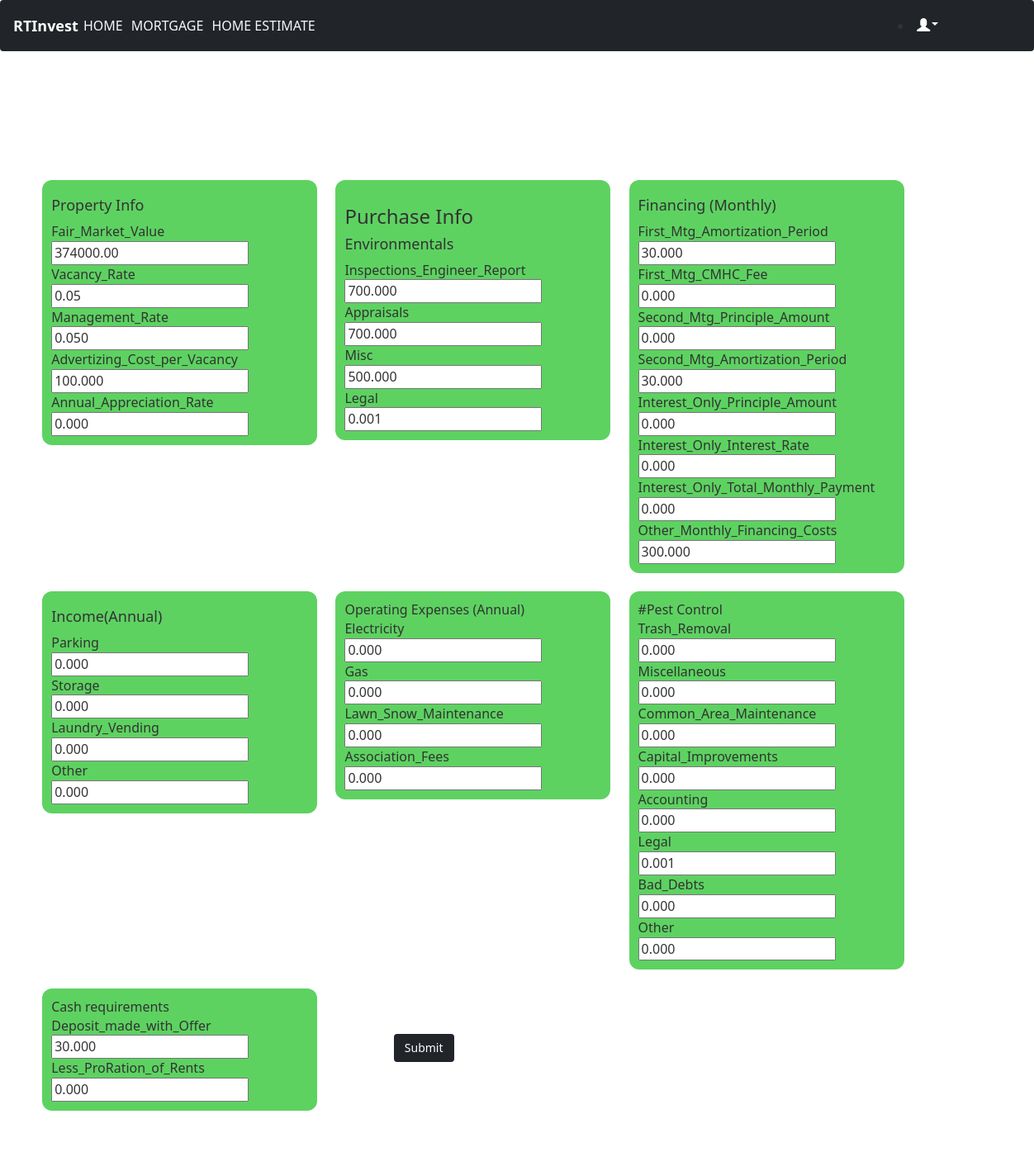
/prefrence/ (signed in), run on the app's committed database.
### UserPrefrences/models.py (models this page shows, shortened)
class Property_Info(models.Model):
    user= models.OneToOneField(to=User, on_delete=models.CASCADE)
    Fair_Market_Value = models.DecimalField(max_digits=10, decimal_places=2, default=374000.00)
    Vacancy_Rate = models.DecimalField(max_digits=10, decimal_places=2, default=0.05)
    Management_Rate = models.DecimalField(max_digits=10, decimal_places=3, default=0.05)
    Advertizing_Cost_per_Vacancy = models.DecimalField(max_digits=8, decimal_places=3, default=100.00)
    Annual_Appreciation_Rate = models.DecimalField(max_digits=10, decimal_places=3, default=0.03)

class Environmentals(models.Model):
    user= models.OneToOneField(to=User, on_delete=models.CASCADE)
    Inspections_Engineer_Report = models.DecimalField(max_digits=10, decimal_places=3, default=700.00)
    Appraisals = models.DecimalField(max_digits=10, decimal_places=3, default=700.00)
    Misc = models.DecimalField(max_digits=10, decimal_places=3, default=500.00)
    Legal = models.DecimalField(max_digits=10, decimal_places=3, default=600.00)

class Financing(models.Model):
    user= models.OneToOneField(to=User, on_delete=models.CASCADE)
    First_Mtg_Amortization_Period = models.DecimalField(max_digits=10, decimal_places=3, default=30.00)
    First_Mtg_CMHC_Fee = models.DecimalField(max_digits=10, decimal_places=3, default=0.00)
    Second_Mtg_Principle_Amount	 = models.DecimalField(max_digits=10, decimal_places=3, default=0.00)
    Second_Mtg_Amortization_Period = models.DecimalField(max_digits=10, decimal_places=3, default=30.00)
    Interest_Only_Principle_Amount= models.DecimalField(max_digits=10, decimal_places=3, default=0.00)
    Interest_Only_Interest_Rate	= models.DecimalField(max_digits=10, decimal_places=3, default=0.00)
    Interest_Only_Total_Monthly_Payment = models.DecimalField(max_digits=10, decimal_places=3, default=0.00)
    Other_Monthly_Financing_Costs= models.DecimalField(max_digits=10, decimal_places=3, default=300.00)

class Income(models.Model):
    user= models.OneToOneField(to=User, on_delete=models.CASCADE)
    Parking= models.DecimalField(max_digits=10, decimal_places=3, default=0.00)
    Storage= models.DecimalField(max_digits=10, decimal_places=3, default=0.00)
    Laundry_Vending= models.DecimalField(max_digits=10, decimal_places=3, default=0.00)
    Other= models.DecimalField(max_digits=10, decimal_places=3, default=0.00)

class Operating_Expenses(models.Model):
    user= models.OneToOneField(to=User, on_delete=models.CASCADE)
    Electricity = models.DecimalField(max_digits=10, decimal_places=3, default=0.00)
    Gas= models.DecimalField(max_digits=10, decimal_places=3, default=0.00)
    Lawn_Snow_Maintenance= models.DecimalField(max_digits=10, decimal_places=3, default=0.00)
    Association_Fees= models.DecimalField(max_digits=10, decimal_places=3, default=0.00)

class Pests(models.Model):
    user= models.OneToOneField(to=User, on_delete=models.CASCADE)
    Trash_Removal = models.DecimalField(max_digits=10, decimal_places=3, default=0.00)
    Miscellaneous= models.DecimalField(max_digits=10, decimal_places=3, default=0.00)
    Common_Area_Maintenance= models.DecimalField(max_digits=10, decimal_places=3, default=0.00)
    Capital_Improvements= models.DecimalField(max_digits=10, decimal_places=3, default=0.00)
    Accounting= models.DecimalField(max_digits=10, decimal_places=3, default=0.00)
    Legal= models.DecimalField(max_digits=10, decimal_places=3, default=0.00)
    Bad_Debts= models.DecimalField(max_digits=10, decimal_places=3, default=0.00)
    Other= models.DecimalField(max_digits=10, decimal_places=3, default=0.00)

class Cash_requirements(models.Model):
    user= models.OneToOneField(to=User, on_delete=models.CASCADE)
    Deposit_made_with_Offer= models.DecimalField(max_digits=10, decimal_places=3, default=0.00)
    Less_ProRation_of_Rents= models.DecimalField(max_digits=10, decimal_places=3, default=0.00)

### UserPrefrences/views.py (the view, shortened to what this page needs)
# urls.py: path("", views.index,  name="prefrences")
def index(request):
    exists=UserPref.objects.filter(user=request.user).exists()
    exists2=Property_Info.objects.filter(user=request.user).exists()
    exists3=Income.objects.filter(user=request.user).exists()
    exists4=Pests.objects.filter(user=request.user).exists()
    prop=None
    pref=None
    env=None
    fin=None
    op=None
    inc=None
    pest=None
    cash=None
    if exists:
        pref=UserPref.objects.get(user=request.user)
    if exists2:
        prop=Property_Info.objects.get(user=request.user)
    else:
        Property_Info.objects.create(user=request.user)
        prop=Property_Info.objects.get(user=request.user)
    if exists3:
        env=Environmentals.objects.get(user=request.user)
        fin=Financing.objects.get(user=request.user)
        inc=Income.objects.get(user=request.user)
        op=Operating_Expenses.objects.get(user=request.user)
        cash=Cash_requirements.objects.get(user=request.user)
    if exists4:
        pest=Pests.objects.get(user=request.user)
    else:
        Pests.objects.create(user=request.user)
        pest=Pests.objects.get(user=request.user)
    d=json.load(open(r"UserPrefrences/currencies.json"))
    l=[]
    print(type(pref))
    for cur, value in d.items():
        l.append((cur, value))
    return render(request, "preferences/index.html", {"c": l, "user_pref":pref, "prop":prop, "env":env, "cash":cash, "op":op, "fin":fin, "inc":inc, "pest":pest})

### templates/preferences/index.html (shortened to what this page needs)
{% extends 'master.html' %}
{% load static %}
{% block content %}
<link rel="stylesheet" href="{% static 'house_detail.css' %}">
<div style="position: absolute; top: 13%; left: 2%;">
<div class="container mt-0">
    <form action="{% url 'prefrences' %}" method="post">
    <div class="">
        <br>
        <div class="info_details">
            <h4>Property Info	</h4>
        <div>Fair_Market_Value</div>
        <div>
        {% if prop.Fair_Market_Value %}
                <input name="Fair_Market_Value" value="{{prop.Fair_Market_Value}}">
                {% else %}
              <input name="Fair_Market_Value">
              {% endif %}
            </div>
            <div>Vacancy_Rate </div>
            <div>
                {% if prop.Vacancy_Rate %}
                        <input name="Vacancy_Rate" value="{{prop.Vacancy_Rate}}">
                        {% else %}
                      <input name="Vacancy_Rate">
                      {% endif %}
                    </div>
    <div>Management_Rate </div>
    <div>
        {% if prop.Management_Rate %}
                <input name="Management_Rate" value="{{prop.Management_Rate}}">
                {% else %}
              <input name="Management_Rate">
              {% endif %}
            </div>
    <div>Advertizing_Cost_per_Vacancy </div>
    <div>
                <input name="Advertizing_Cost_per_Vacancy" value="{{prop.Advertizing_Cost_per_Vacancy}}">
            </div>
        <div>Annual_Appreciation_Rate </div>
        <div>
                <input name="Annual_Appreciation_Rate" value="{{prop.Annual_Appreciation_Rate}}">
        </div></div>
        <div class="info_details">
            <div><h3> Purchase Info	</h3></div>
                <div><h4> Environmentals</h4> </div>
                <div>Inspections_Engineer_Report </div>
                <div>
                        <input name="Inspections_Engineer_Report" value="{{env.Inspections_Engineer_Report}}">
                </div>
            <div>Appraisals </div>
            <div>
                    <input name="Appraisals" value="{{env.Appraisals}}">
            </div>
            <div>Misc</div>
            <div>
                    <input name="Misc" value="{{env.Misc}}">
            </div>
            <div>Legal</div>
            <div>
                    <input name="Legal" value="{{env.Legal}}">
            </div>
        </div>
        <div class="info_details">
           <h4>Financing (Monthly)</h4>
            <div>First_Mtg_Amortization_Period </div>
            <div>
                    <input name="First_Mtg_Amortization_Period" value="{{fin.First_Mtg_Amortization_Period}}">
            </div>
            <div>First_Mtg_CMHC_Fee</div>
            <div>
                    <input name="First_Mtg_CMHC_Fee" value="{{fin.First_Mtg_CMHC_Fee}}">
            </div>
            <div>Second_Mtg_Principle_Amount</div>
            <div>
                    <input name="Second_Mtg_Principle_Amount" value="{{fin.Second_Mtg_Principle_Amount}}">
            </div>
            <div>Second_Mtg_Amortization_Period </div>
            <div>
                    <input name="Second_Mtg_Amortization_Period" value="{{fin.Second_Mtg_Amortization_Period}}">
            </div>
            <div>Interest_Only_Principle_Amount</div>
            <div>
                    <input name="Interest_Only_Principle_Amount" value="{{fin.Interest_Only_Principle_Amount}}">
            </div>
            <div>Interest_Only_Interest_Rate</div>
            <div>
                    <input name="Interest_Only_Interest_Rate" value="{{fin.Interest_Only_Interest_Rate}}">
            </div>
            <div>Interest_Only_Total_Monthly_Payment</div>
            <div>
                    <input name="Interest_Only_Total_Monthly_Payment" value="{{fin.Interest_Only_Total_Monthly_Payment}}">
            </div>
            <div>Other_Monthly_Financing_Costs</div>
            <div>
                    <input name="Other_Monthly_Financing_Costs" value="{{fin.Other_Monthly_Financing_Costs}}">
            </div></div>
            <div class="info_details">
            <h4>Income(Annual)</h4>
            <div>Parking</div>
            <div>
                    <input name="Parking" value="{{inc.Parking}}">
            </div>
            <div>Storage</div>
            <div>
                    <input name="Storage" value="{{inc.Storage}}">
            </div>
            <div>Laundry_Vending</div>
            <div>
                    <input name="Laundry_Vending" value="{{inc.Laundry_Vending}}">
            </div>
            <div>Other</div>
            <div>
                    <input name="Other" value="{{inc.Other}}">
            </div></div>
            <div class="info_details">
            <div>Operating Expenses (Annual)</div>
            <div>Electricity </div>
            <div>
                    <input name="Electricity" value="{{op.Electricity}}">
            </div>
            <div>Gas</div>
            <div>
                    <input name="Gas" value="{{op.Gas}}">
            </div>
            <div>Lawn_Snow_Maintenance</div>
            <div>
                    <input name="Lawn_Snow_Maintenance" value="{{op.Lawn_Snow_Maintenance}}">
            </div>
            <div>Association_Fees</div>
            <div>
                    <input name="Association_Fees" value="{{op.Association_Fees}}">
            </div></div>
            <div class="info_details">
            <div>#Pest Control</div>
            <div>Trash_Removal </div>
            <div>
                    <input name="Trash_Removal" value="{{pest.Trash_Removal}}">
            </div>
            <div>Miscellaneous</div>
            <div>
                    <input name="Miscellaneous" value="{{pest.Miscellaneous}}">
            </div>
            <div>Common_Area_Maintenance</div>
            <div>
                    <input name="Common_Area_Maintenance" value="{{pest.Common_Area_Maintenance}}">
            </div>
            <div>Capital_Improvements</div>
            <div>
                    <input name="Capital_Improvements" value="{{pest.Capital_Improvements}}">
            </div>
            <div>Accounting</div>
            <div>
                    <input name="Accounting" value="{{pest.Accounting}}">
            </div>
            <div>Legal</div>
            <div>
                    <input name="Legal" value="{{pest.Legal}}">
            </div>
            <div>Bad_Debts</div>
            <div>
                    <input name="Bad_Debts" value="{{pest.Bad_Debts}}">
            </div>
            <div>Other</div>
            <div>
                    <input name="Other" value="{{pest.Other}}">
            </div></div>
            <div class="info_details">
            <div>Cash requirements</div>
            <div>Deposit_made_with_Offer</div>
            <div>
                    <input name="Deposit_made_with_Offer" value="{{cash.Deposit_made_with_Offer}}">
            </div>
            <div>Less_ProRation_of_Rents</div>
            <div>
                    <input name="Less_ProRation_of_Rents" value="{{cash.Less_ProRation_of_Rents}}">
            </div></div>
        <div class="col-sm-1" style="margin: 6%;margin-bottom: 12%;">
            <button class="btn btn-dark">Submit </button>
          </div>
      </div>
    </form>
    </div>
</div>
{% endblock %}

### templates/master.html (shortened to what this page needs)
{% load static %}
<!DOCTYPE html>
<html>
<head>
  {% load bootstrap5 %}
  {% bootstrap_css %}
<link rel="stylesheet" href="https://maxcdn.bootstrapcdn.com/bootstrap/3.4.1/css/bootstrap.min.css">
</head>
{% block styles %}
<link rel="stylesheet" href="{% static 'myfirst.css' %}">
{% endblock %}
<body class="page_background" onload="test();initMap();">
<header class="header">
  <nav class="navbar navbar-expand-sm bg-dark navbar-dark" style="margin-bottom: 0%;">
    <div class="container-fluid">
      <a class="navbar-brand" href="/" style="position: absolute; font-family: system-ui, sans-serif; font-weight: 600;">RTInvest</a>
      {% if user.is_authenticated %}
      <div class="container">
        <div style="font-family: system-ui, sans-serif;">
        <ul class="navbar-nav" style="margin-left: 65px;">
          <li class="nav-item">
            <a class="nav-link link-light" href="/home">HOME</a>
          </li>
          <li class="nav-item">
            <a class="nav-link link-light" href="/mortgage">MORTGAGE</a>
          </li>
          <li class="nav-item">
            <a class="nav-link link-light" href="/test3">HOME ESTIMATE</a>
          </li>
        </ul>
        </div>
      </div>
        <div style="width: 20%; float: right; left: 5%; position: relative;">
          <li class="dropdown">
            <a class="glyphicon glyphicon-user" data-toggle="dropdown" href="/" style="color: white;"><span class="caret"></span></a>
          </li>
        </div>
      </div>
      {% endif %}
  </nav>
</header>
  <div class="anchor">
    {% block content %}
    {% endblock %}
  </div>
</body>
</html>

### app/static/myfirst.css (style rules this page uses)
.page_background { background: rgb(255, 255, 255); height: 100%; width: 100vw; }
.anchor { display: inline-block; margin-bottom: 0%; }
.header { position: relative; padding-bottom: 0%; width: 100%; top: 0; margin-bottom: 0%; }
body { font-family: system-ui, sans-serif; font-size: 16px; display: flex; flex-direction: column; min-height: 100%; overflow-x: hidden; margin: 0; background-repeat: no-repeat; }
* { box-sizing:border-box }

### UserPrefrences/static/house_detail.css (style rules this page uses)
.info_details { background-color: #5dd261; width: 100%; position: relative; top: 50%; max-width: 30%; padding: inherit; padding-top: 1px; padding-bottom: 14px; border-radius: 12px; margin-bottom: 1%; margin-top: 1%; float: left; margin-left: 1%; margin-right: 1%; padding: 1%; }

### data on the page
Property_Info: Fair_Market_Value "374000.00", Vacancy_Rate "0.05", Management_Rate "0.050", Advertizing_Cost_per_Vacancy "100.000", Annual_Appreciation_Rate "0.000"
Environmentals: Inspections_Engineer_Report "700.000", Appraisals "700.000", Misc "500.000", Legal "0.001"
Financing: First_Mtg_Amortization_Period "30.000", First_Mtg_CMHC_Fee "0.000", Second_Mtg_Principle_Amount "0.000", Second_Mtg_Amortization_Period "30.000", Interest_Only_Principle_Amount "0.000", Interest_Only_Interest_Rate "0.000", Interest_Only_Total_Monthly_Payment "0.000", Other_Monthly_Financing_Costs "300.000"
Income: Parking "0.000", Storage "0.000", Laundry_Vending "0.000", Other "0.000"
Operating_Expenses: Electricity "0.000", Gas "0.000", Lawn_Snow_Maintenance "0.000", Association_Fees "0.000"
Pests: Trash_Removal "0.000", Miscellaneous "0.000", Common_Area_Maintenance "0.000", Capital_Improvements "0.000", Accounting "0.000", Legal "0.001", Bad_Debts "0.000", Other "0.000"
Cash_requirements: Deposit_made_with_Offer "30.000", Less_ProRation_of_Rents "0.000"
